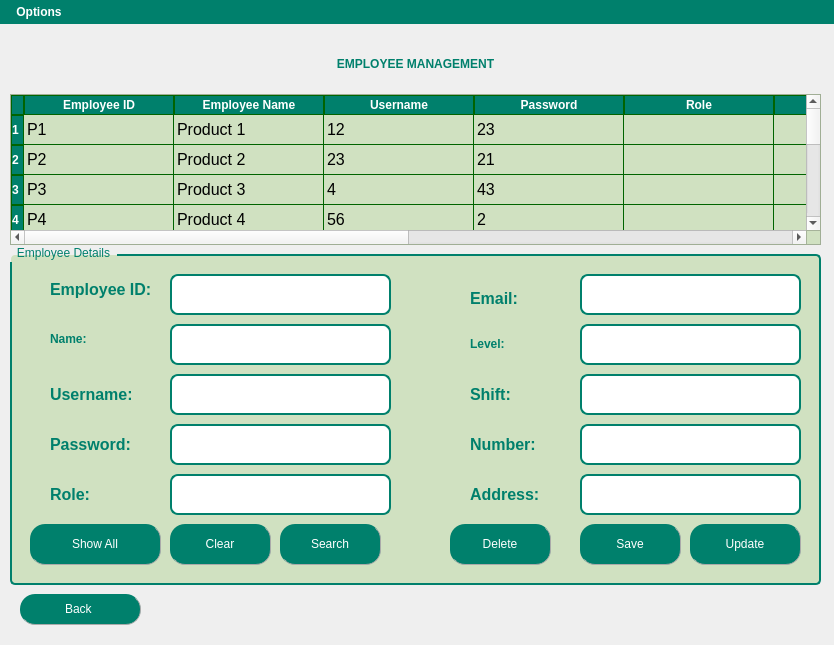
<?xml version="1.0" encoding="UTF-8"?>
<ui version="4.0">
 <class>MainWindow</class>
 <widget class="QMainWindow" name="MainWindow">
  <property name="geometry">
   <rect>
    <x>0</x>
    <y>0</y>
    <width>834</width>
    <height>645</height>
   </rect>
  </property>
  <property name="windowTitle">
   <string>MainWindow</string>
  </property>
  <property name="styleSheet">
   <string notr="true">QMenuBar {
    background-color: #00806c;  /* Màu nền */
    color: White;  /* Màu chữ */
	font-weight: bold;
}

QMenuBar::item {
    background-color: transparent;
    padding: 5px 10px;
}

QMenuBar::item:selected { 
    background-color: #86ad6f;  /* Màu khi hover */
}
QTableWidget {
    background-color: #d2e3c3; /* Màu nền */
 	   gridline-color: #006400; /* Màu đường kẻ */
    font-size: 12pt;
    font-family: &quot;Times New Roman&quot;;
}
QHeaderView::section {
    background-color: #00806c; /* Màu nền tiêu đề bảng */
    color: White;
    font-weight: bold;
    border: 1px solid #006400;
}
QTableCornerButton::section {
    background-color: #00806c; /* Cùng màu với tiêu đề */
    border: 1px solid #006400;
}

</string>
  </property>
  <widget class="QWidget" name="centralwidget">
   <widget class="QLabel" name="label">
    <property name="geometry">
     <rect>
      <x>0</x>
      <y>0</y>
      <width>821</width>
      <height>531</height>
     </rect>
    </property>
    <property name="text">
     <string/>
    </property>
    <property name="pixmap">
     <pixmap>../images/FARMERS'(3).png</pixmap>
    </property>
    <property name="scaledContents">
     <bool>true</bool>
    </property>
    <property name="alignment">
     <set>Qt::AlignCenter</set>
    </property>
    <property name="wordWrap">
     <bool>false</bool>
    </property>
   </widget>
   <widget class="QGroupBox" name="groupBox_2">
    <property name="geometry">
     <rect>
      <x>10</x>
      <y>220</y>
      <width>811</width>
      <height>341</height>
     </rect>
    </property>
    <property name="styleSheet">
     <string notr="true">QGroupBox {
    border: 2px solid #00806c; /* Viền xanh đậm */
    border-radius: 5px; /* Bo góc nhẹ */
    margin-top: 10px; /* Đẩy tiêu đề lên trên viền */
    font: bold 14pt &quot;Tahoma&quot;; /* Chữ in đậm */
    color: #00806c; /* Màu chữ xanh ngọc */
	background-color: rgb(208, 225, 193);
}

QGroupBox::title {
    subcontrol-origin: margin;
    subcontrol-position: top left; /* Tiêu đề nằm góc trái */
    padding: 2px 5px;
    border-radius: 3px;
}
QLabel {
	font: bold 10pt &quot;Tahoma&quot;;        /* Cỡ chữ */
    color: #00806c;             /* Màu chữ */
    font-weight: bold;      /* Chữ đậm */
}
QLineEdit {
    font-size: 16px;        /* Cỡ chữ */
}</string>
    </property>
    <property name="title">
     <string>Employee Details</string>
    </property>
    <widget class="QPushButton" name="pushButtonSave">
     <property name="geometry">
      <rect>
       <x>570</x>
       <y>280</y>
       <width>101</width>
       <height>41</height>
      </rect>
     </property>
     <property name="styleSheet">
      <string notr="true">QPushButton{
        border-radius: 15px;
		border-right: 1px solid #aaaaaa;
		border-bottom: 1px solid #aaaaaa;
		font: bold 12pt &quot;Tahoma&quot;; /* Chữ in đậm */

}

QPushButton:enabled {
		background-color: #00806c;
		color: White;
}

QPushButton:pressed {
		background-color: #dfc456;
		color: #fffffe;
}


QPushButton:hover:!pressed {
		background-color: #86ad6f;
		color: #0c2f70;
}

QPushButton:disabled {
		background-color: #aaaaaa;
		color: #ffffff;
}
</string>
     </property>
     <property name="text">
      <string>Save</string>
     </property>
     <property name="icon">
      <iconset>
       <normaloff>../../images/save (2).png</normaloff>../../images/save (2).png</iconset>
     </property>
     <property name="iconSize">
      <size>
       <width>25</width>
       <height>25</height>
      </size>
     </property>
    </widget>
    <widget class="QPushButton" name="pushButtonRemove">
     <property name="geometry">
      <rect>
       <x>440</x>
       <y>280</y>
       <width>101</width>
       <height>41</height>
      </rect>
     </property>
     <property name="styleSheet">
      <string notr="true">QPushButton{
        border-radius: 15px;
		border-right: 1px solid #aaaaaa;
		border-bottom: 1px solid #aaaaaa;
		font: bold 12pt &quot;Tahoma&quot;; /* Chữ in đậm */

}

QPushButton:enabled {
		background-color: #00806c;
		color: White;
}

QPushButton:pressed {
		background-color: #dfc456;
		color: #fffffe;
}


QPushButton:hover:!pressed {
		background-color: #86ad6f;
		color: #0c2f70;
}

QPushButton:disabled {
		background-color: #aaaaaa;
		color: #ffffff;
}
</string>
     </property>
     <property name="text">
      <string>Delete</string>
     </property>
     <property name="icon">
      <iconset>
       <normaloff>../../images/delete.png</normaloff>../../images/delete.png</iconset>
     </property>
     <property name="iconSize">
      <size>
       <width>25</width>
       <height>25</height>
      </size>
     </property>
    </widget>
    <widget class="QPushButton" name="pushButtonClear">
     <property name="geometry">
      <rect>
       <x>160</x>
       <y>280</y>
       <width>101</width>
       <height>41</height>
      </rect>
     </property>
     <property name="styleSheet">
      <string notr="true">QPushButton{
        border-radius: 15px;
		border-right: 1px solid #aaaaaa;
		border-bottom: 1px solid #aaaaaa;
		font: bold 12pt &quot;Tahoma&quot;; /* Chữ in đậm */

}

QPushButton:enabled {
		background-color: #00806c;
		color: White;
}

QPushButton:pressed {
		background-color: #dfc456;
		color: #fffffe;
}


QPushButton:hover:!pressed {
		background-color: #86ad6f;
		color: #0c2f70;
}

QPushButton:disabled {
		background-color: #aaaaaa;
		color: #ffffff;
}
</string>
     </property>
     <property name="text">
      <string>Clear</string>
     </property>
     <property name="icon">
      <iconset>
       <normaloff>../../images/clear.png</normaloff>../../images/clear.png</iconset>
     </property>
     <property name="iconSize">
      <size>
       <width>25</width>
       <height>25</height>
      </size>
     </property>
    </widget>
    <widget class="QPushButton" name="pushButtonSearch">
     <property name="geometry">
      <rect>
       <x>270</x>
       <y>280</y>
       <width>101</width>
       <height>41</height>
      </rect>
     </property>
     <property name="styleSheet">
      <string notr="true">QPushButton{
        border-radius: 15px;
		border-right: 1px solid #aaaaaa;
		border-bottom: 1px solid #aaaaaa;
		font: bold 12pt &quot;Tahoma&quot;; /* Chữ in đậm */

}

QPushButton:enabled {
		background-color: #00806c;
		color: White;
}

QPushButton:pressed {
		background-color: #dfc456;
		color: #fffffe;
}


QPushButton:hover:!pressed {
		background-color: #86ad6f;
		color: #0c2f70;
}

QPushButton:disabled {
		background-color: #aaaaaa;
		color: #ffffff;
}
</string>
     </property>
     <property name="text">
      <string>Search</string>
     </property>
     <property name="icon">
      <iconset>
       <normaloff>../../images/search.webp</normaloff>../../images/search.webp</iconset>
     </property>
     <property name="iconSize">
      <size>
       <width>25</width>
       <height>25</height>
      </size>
     </property>
    </widget>
    <widget class="QLineEdit" name="lineEditAddress">
     <property name="geometry">
      <rect>
       <x>570</x>
       <y>230</y>
       <width>221</width>
       <height>41</height>
      </rect>
     </property>
     <property name="styleSheet">
      <string notr="true">
QLineEdit {
    background-color: white;
    border: 2px solid #00806c;
    border-radius: 8px;
    padding: 5px;
    font: 12pt &quot;Tahoma&quot;;
}</string>
     </property>
    </widget>
    <widget class="QLineEdit" name="lineEditShift">
     <property name="geometry">
      <rect>
       <x>570</x>
       <y>130</y>
       <width>221</width>
       <height>41</height>
      </rect>
     </property>
     <property name="styleSheet">
      <string notr="true">
QLineEdit {
    background-color: white;
    border: 2px solid #00806c;
    border-radius: 8px;
    padding: 5px;
    font: 12pt &quot;Tahoma&quot;;
}</string>
     </property>
    </widget>
    <widget class="QLineEdit" name="lineEditLevel">
     <property name="geometry">
      <rect>
       <x>570</x>
       <y>80</y>
       <width>221</width>
       <height>41</height>
      </rect>
     </property>
     <property name="styleSheet">
      <string notr="true">
QLineEdit {
    background-color: white;
    border: 2px solid #00806c;
    border-radius: 8px;
    padding: 5px;
    font: 12pt &quot;Tahoma&quot;;
}</string>
     </property>
    </widget>
    <widget class="QLineEdit" name="lineEditEmail">
     <property name="geometry">
      <rect>
       <x>570</x>
       <y>30</y>
       <width>221</width>
       <height>41</height>
      </rect>
     </property>
     <property name="styleSheet">
      <string notr="true">
QLineEdit {
    background-color: white;
    border: 2px solid #00806c;
    border-radius: 8px;
    padding: 5px;
    font: 12pt &quot;Tahoma&quot;;
}</string>
     </property>
    </widget>
    <widget class="QLineEdit" name="lineEditNumber">
     <property name="geometry">
      <rect>
       <x>570</x>
       <y>180</y>
       <width>221</width>
       <height>41</height>
      </rect>
     </property>
     <property name="styleSheet">
      <string notr="true">
QLineEdit {
    background-color: white;
    border: 2px solid #00806c;
    border-radius: 8px;
    padding: 5px;
    font: 12pt &quot;Tahoma&quot;;
}</string>
     </property>
    </widget>
    <widget class="QLabel" name="label_9">
     <property name="geometry">
      <rect>
       <x>460</x>
       <y>130</y>
       <width>81</width>
       <height>41</height>
      </rect>
     </property>
     <property name="styleSheet">
      <string notr="true">font: 11pt &quot;Tahoma&quot;;</string>
     </property>
     <property name="text">
      <string>&lt;html&gt;&lt;head/&gt;&lt;body&gt;&lt;p&gt;&lt;span style=&quot; font-size:12pt; font-weight:600; color:#00806c;&quot;&gt;Shift:&lt;/span&gt;&lt;/p&gt;&lt;/body&gt;&lt;/html&gt;</string>
     </property>
     <property name="scaledContents">
      <bool>false</bool>
     </property>
     <property name="alignment">
      <set>Qt::AlignLeading|Qt::AlignLeft|Qt::AlignVCenter</set>
     </property>
    </widget>
    <widget class="QLabel" name="label_10">
     <property name="geometry">
      <rect>
       <x>460</x>
       <y>180</y>
       <width>91</width>
       <height>41</height>
      </rect>
     </property>
     <property name="styleSheet">
      <string notr="true">font: 11pt &quot;Tahoma&quot;;</string>
     </property>
     <property name="text">
      <string>&lt;html&gt;&lt;head/&gt;&lt;body&gt;&lt;p&gt;&lt;span style=&quot; font-size:12pt; font-weight:600; color:#00806c;&quot;&gt;Number:&lt;/span&gt;&lt;/p&gt;&lt;/body&gt;&lt;/html&gt;</string>
     </property>
     <property name="scaledContents">
      <bool>false</bool>
     </property>
     <property name="alignment">
      <set>Qt::AlignLeading|Qt::AlignLeft|Qt::AlignVCenter</set>
     </property>
    </widget>
    <widget class="QLabel" name="label_12">
     <property name="geometry">
      <rect>
       <x>460</x>
       <y>39</y>
       <width>91</width>
       <height>31</height>
      </rect>
     </property>
     <property name="styleSheet">
      <string notr="true">font: 11pt &quot;Tahoma&quot;;</string>
     </property>
     <property name="text">
      <string>&lt;html&gt;&lt;head/&gt;&lt;body&gt;&lt;p&gt;&lt;span style=&quot; font-size:12pt; font-weight:600; color:#00806c;&quot;&gt;Email:&lt;/span&gt;&lt;/p&gt;&lt;/body&gt;&lt;/html&gt;</string>
     </property>
     <property name="alignment">
      <set>Qt::AlignLeading|Qt::AlignLeft|Qt::AlignVCenter</set>
     </property>
    </widget>
    <widget class="QLabel" name="label_13">
     <property name="geometry">
      <rect>
       <x>460</x>
       <y>90</y>
       <width>71</width>
       <height>21</height>
      </rect>
     </property>
     <property name="styleSheet">
      <string notr="true">font: 12pt &quot;Tahoma&quot;;</string>
     </property>
     <property name="text">
      <string>&lt;html&gt;&lt;head/&gt;&lt;body&gt;&lt;p&gt;&lt;span style=&quot; font-weight:600; color:#00806c;&quot;&gt;Level:&lt;/span&gt;&lt;/p&gt;&lt;/body&gt;&lt;/html&gt;</string>
     </property>
     <property name="alignment">
      <set>Qt::AlignLeading|Qt::AlignLeft|Qt::AlignVCenter</set>
     </property>
    </widget>
    <widget class="QLabel" name="label_14">
     <property name="geometry">
      <rect>
       <x>460</x>
       <y>230</y>
       <width>91</width>
       <height>41</height>
      </rect>
     </property>
     <property name="styleSheet">
      <string notr="true">font: 11pt &quot;Tahoma&quot;;</string>
     </property>
     <property name="text">
      <string>&lt;html&gt;&lt;head/&gt;&lt;body&gt;&lt;p&gt;&lt;span style=&quot; font-size:12pt; font-weight:600; color:#00806c;&quot;&gt;Address:&lt;/span&gt;&lt;/p&gt;&lt;/body&gt;&lt;/html&gt;</string>
     </property>
     <property name="scaledContents">
      <bool>false</bool>
     </property>
     <property name="alignment">
      <set>Qt::AlignLeading|Qt::AlignLeft|Qt::AlignVCenter</set>
     </property>
    </widget>
    <widget class="QPushButton" name="pushButtonUpdate">
     <property name="geometry">
      <rect>
       <x>680</x>
       <y>280</y>
       <width>111</width>
       <height>41</height>
      </rect>
     </property>
     <property name="styleSheet">
      <string notr="true">QPushButton{
        border-radius: 15px;
		border-right: 1px solid #aaaaaa;
		border-bottom: 1px solid #aaaaaa;
		font: bold 12pt &quot;Tahoma&quot;; /* Chữ in đậm */

}

QPushButton:enabled {
		background-color: #00806c;
		color: White;
}

QPushButton:pressed {
		background-color: #dfc456;
		color: #fffffe;
}


QPushButton:hover:!pressed {
		background-color: #86ad6f;
		color: #0c2f70;
}

QPushButton:disabled {
		background-color: #aaaaaa;
		color: #ffffff;
}
</string>
     </property>
     <property name="text">
      <string>Update</string>
     </property>
     <property name="icon">
      <iconset>
       <normaloff>../../images/images_employee/1564533_arrow_refrech_reload_update_icon.png</normaloff>../../images/images_employee/1564533_arrow_refrech_reload_update_icon.png</iconset>
     </property>
     <property name="iconSize">
      <size>
       <width>25</width>
       <height>25</height>
      </size>
     </property>
    </widget>
    <widget class="QPushButton" name="pushButtonShowAll">
     <property name="geometry">
      <rect>
       <x>20</x>
       <y>280</y>
       <width>131</width>
       <height>41</height>
      </rect>
     </property>
     <property name="styleSheet">
      <string notr="true">QPushButton{
        border-radius: 15px;
		border-right: 1px solid #aaaaaa;
		border-bottom: 1px solid #aaaaaa;
		font: bold 12pt &quot;Tahoma&quot;; /* Chữ in đậm */

}

QPushButton:enabled {
		background-color: #00806c;
		color: White;
}

QPushButton:pressed {
		background-color: #dfc456;
		color: #fffffe;
}


QPushButton:hover:!pressed {
		background-color: #86ad6f;
		color: #0c2f70;
}

QPushButton:disabled {
		background-color: #aaaaaa;
		color: #ffffff;
}
</string>
     </property>
     <property name="text">
      <string>Show All</string>
     </property>
     <property name="icon">
      <iconset>
       <normaloff>../../images/showall.webp</normaloff>../../images/showall.webp</iconset>
     </property>
     <property name="iconSize">
      <size>
       <width>25</width>
       <height>25</height>
      </size>
     </property>
    </widget>
    <widget class="QLabel" name="label_18">
     <property name="geometry">
      <rect>
       <x>40</x>
       <y>230</y>
       <width>91</width>
       <height>41</height>
      </rect>
     </property>
     <property name="styleSheet">
      <string notr="true">font: 11pt &quot;Tahoma&quot;;</string>
     </property>
     <property name="text">
      <string>&lt;html&gt;&lt;head/&gt;&lt;body&gt;&lt;p&gt;&lt;span style=&quot; font-size:12pt; font-weight:600; color:#00806c;&quot;&gt;Role:&lt;/span&gt;&lt;/p&gt;&lt;/body&gt;&lt;/html&gt;</string>
     </property>
     <property name="scaledContents">
      <bool>false</bool>
     </property>
     <property name="alignment">
      <set>Qt::AlignLeading|Qt::AlignLeft|Qt::AlignVCenter</set>
     </property>
    </widget>
    <widget class="QLineEdit" name="lineEditUserRole">
     <property name="geometry">
      <rect>
       <x>160</x>
       <y>230</y>
       <width>221</width>
       <height>41</height>
      </rect>
     </property>
     <property name="styleSheet">
      <string notr="true">
QLineEdit {
    background-color: white;
    border: 2px solid #00806c;
    border-radius: 8px;
    padding: 5px;
    font: 12pt &quot;Tahoma&quot;;
}</string>
     </property>
    </widget>
    <widget class="QLineEdit" name="lineEditId">
     <property name="geometry">
      <rect>
       <x>160</x>
       <y>30</y>
       <width>221</width>
       <height>41</height>
      </rect>
     </property>
     <property name="styleSheet">
      <string notr="true">
QLineEdit {
    background-color: white;
    border: 2px solid #00806c;
    border-radius: 8px;
    padding: 5px;
    font: 12pt &quot;Tahoma&quot;;
}</string>
     </property>
    </widget>
    <widget class="QLabel" name="label_15">
     <property name="geometry">
      <rect>
       <x>40</x>
       <y>70</y>
       <width>131</width>
       <height>51</height>
      </rect>
     </property>
     <property name="styleSheet">
      <string notr="true">font: 12pt &quot;Tahoma&quot;;</string>
     </property>
     <property name="text">
      <string>&lt;html&gt;&lt;head/&gt;&lt;body&gt;&lt;p&gt;&lt;span style=&quot; font-weight:600; color:#00806c;&quot;&gt; Name:&lt;/span&gt;&lt;/p&gt;&lt;/body&gt;&lt;/html&gt;</string>
     </property>
     <property name="alignment">
      <set>Qt::AlignLeading|Qt::AlignLeft|Qt::AlignVCenter</set>
     </property>
    </widget>
    <widget class="QLabel" name="label_11">
     <property name="geometry">
      <rect>
       <x>40</x>
       <y>130</y>
       <width>81</width>
       <height>41</height>
      </rect>
     </property>
     <property name="styleSheet">
      <string notr="true">font: 11pt &quot;Tahoma&quot;;</string>
     </property>
     <property name="text">
      <string>&lt;html&gt;&lt;head/&gt;&lt;body&gt;&lt;p&gt;&lt;span style=&quot; font-size:12pt; font-weight:600; color:#00806c;&quot;&gt;Username:&lt;/span&gt;&lt;/p&gt;&lt;/body&gt;&lt;/html&gt;</string>
     </property>
     <property name="scaledContents">
      <bool>false</bool>
     </property>
     <property name="alignment">
      <set>Qt::AlignLeading|Qt::AlignLeft|Qt::AlignVCenter</set>
     </property>
    </widget>
    <widget class="QLineEdit" name="lineEditUserName">
     <property name="geometry">
      <rect>
       <x>160</x>
       <y>130</y>
       <width>221</width>
       <height>41</height>
      </rect>
     </property>
     <property name="styleSheet">
      <string notr="true">
QLineEdit {
    background-color: white;
    border: 2px solid #00806c;
    border-radius: 8px;
    padding: 5px;
    font: 12pt &quot;Tahoma&quot;;
}</string>
     </property>
    </widget>
    <widget class="QLineEdit" name="lineEditUserPassword">
     <property name="geometry">
      <rect>
       <x>160</x>
       <y>180</y>
       <width>221</width>
       <height>41</height>
      </rect>
     </property>
     <property name="styleSheet">
      <string notr="true">
QLineEdit {
    background-color: white;
    border: 2px solid #00806c;
    border-radius: 8px;
    padding: 5px;
    font: 12pt &quot;Tahoma&quot;;
}</string>
     </property>
    </widget>
    <widget class="QLabel" name="label_16">
     <property name="geometry">
      <rect>
       <x>40</x>
       <y>30</y>
       <width>111</width>
       <height>31</height>
      </rect>
     </property>
     <property name="styleSheet">
      <string notr="true">font: 11pt &quot;Tahoma&quot;;</string>
     </property>
     <property name="text">
      <string>&lt;html&gt;&lt;head/&gt;&lt;body&gt;&lt;p&gt;&lt;span style=&quot; font-size:12pt; font-weight:600; color:#00806c;&quot;&gt;Employee ID:&lt;/span&gt;&lt;/p&gt;&lt;/body&gt;&lt;/html&gt;</string>
     </property>
     <property name="alignment">
      <set>Qt::AlignLeading|Qt::AlignLeft|Qt::AlignVCenter</set>
     </property>
    </widget>
    <widget class="QLineEdit" name="lineEditName">
     <property name="geometry">
      <rect>
       <x>160</x>
       <y>80</y>
       <width>221</width>
       <height>41</height>
      </rect>
     </property>
     <property name="styleSheet">
      <string notr="true">
QLineEdit {
    background-color: white;
    border: 2px solid #00806c;
    border-radius: 8px;
    padding: 5px;
    font: 12pt &quot;Tahoma&quot;;
}</string>
     </property>
    </widget>
    <widget class="QLabel" name="label_17">
     <property name="geometry">
      <rect>
       <x>40</x>
       <y>180</y>
       <width>91</width>
       <height>41</height>
      </rect>
     </property>
     <property name="styleSheet">
      <string notr="true">font: 11pt &quot;Tahoma&quot;;</string>
     </property>
     <property name="text">
      <string>&lt;html&gt;&lt;head/&gt;&lt;body&gt;&lt;p&gt;&lt;span style=&quot; font-size:12pt; font-weight:600; color:#00806c;&quot;&gt;Password:&lt;/span&gt;&lt;/p&gt;&lt;/body&gt;&lt;/html&gt;</string>
     </property>
     <property name="scaledContents">
      <bool>false</bool>
     </property>
     <property name="alignment">
      <set>Qt::AlignLeading|Qt::AlignLeft|Qt::AlignVCenter</set>
     </property>
    </widget>
   </widget>
   <widget class="QTableWidget" name="tableWidgetProduct">
    <property name="geometry">
     <rect>
      <x>10</x>
      <y>70</y>
      <width>811</width>
      <height>151</height>
     </rect>
    </property>
    <property name="maximumSize">
     <size>
      <width>16777215</width>
      <height>500</height>
     </size>
    </property>
    <property name="styleSheet">
     <string notr="true">font: 11pt &quot;Tahoma&quot;;
background-color: rgb(208, 225, 193);</string>
    </property>
    <attribute name="horizontalHeaderDefaultSectionSize">
     <number>150</number>
    </attribute>
    <attribute name="verticalHeaderDefaultSectionSize">
     <number>30</number>
    </attribute>
    <row>
     <property name="text">
      <string>1</string>
     </property>
    </row>
    <row>
     <property name="text">
      <string>2</string>
     </property>
    </row>
    <row>
     <property name="text">
      <string>3</string>
     </property>
    </row>
    <row>
     <property name="text">
      <string>4</string>
     </property>
    </row>
    <row>
     <property name="text">
      <string>5</string>
     </property>
    </row>
    <row>
     <property name="text">
      <string>6</string>
     </property>
    </row>
    <row>
     <property name="text">
      <string>7</string>
     </property>
    </row>
    <row>
     <property name="text">
      <string>8</string>
     </property>
    </row>
    <row>
     <property name="text">
      <string>9</string>
     </property>
    </row>
    <column>
     <property name="text">
      <string>Employee ID</string>
     </property>
    </column>
    <column>
     <property name="text">
      <string>Employee Name</string>
     </property>
    </column>
    <column>
     <property name="text">
      <string>Username</string>
     </property>
    </column>
    <column>
     <property name="text">
      <string>Password</string>
     </property>
    </column>
    <column>
     <property name="text">
      <string>Role</string>
     </property>
    </column>
    <column>
     <property name="text">
      <string>Email</string>
     </property>
    </column>
    <column>
     <property name="text">
      <string>Level</string>
     </property>
    </column>
    <column>
     <property name="text">
      <string>Shift</string>
     </property>
    </column>
    <column>
     <property name="text">
      <string>Number</string>
     </property>
    </column>
    <column>
     <property name="text">
      <string>Address</string>
     </property>
    </column>
    <item row="0" column="0">
     <property name="text">
      <string>P1</string>
     </property>
    </item>
    <item row="0" column="1">
     <property name="text">
      <string>Product 1</string>
     </property>
    </item>
    <item row="0" column="2">
     <property name="text">
      <string>12</string>
     </property>
    </item>
    <item row="0" column="3">
     <property name="text">
      <string>23</string>
     </property>
    </item>
    <item row="1" column="0">
     <property name="text">
      <string>P2</string>
     </property>
    </item>
    <item row="1" column="1">
     <property name="text">
      <string>Product 2</string>
     </property>
    </item>
    <item row="1" column="2">
     <property name="text">
      <string>23</string>
     </property>
    </item>
    <item row="1" column="3">
     <property name="text">
      <string>21</string>
     </property>
    </item>
    <item row="2" column="0">
     <property name="text">
      <string>P3</string>
     </property>
    </item>
    <item row="2" column="1">
     <property name="text">
      <string>Product 3</string>
     </property>
    </item>
    <item row="2" column="2">
     <property name="text">
      <string>4</string>
     </property>
    </item>
    <item row="2" column="3">
     <property name="text">
      <string>43</string>
     </property>
    </item>
    <item row="3" column="0">
     <property name="text">
      <string>P4</string>
     </property>
    </item>
    <item row="3" column="1">
     <property name="text">
      <string>Product 4</string>
     </property>
    </item>
    <item row="3" column="2">
     <property name="text">
      <string>56</string>
     </property>
    </item>
    <item row="3" column="3">
     <property name="text">
      <string>2</string>
     </property>
    </item>
    <item row="4" column="0">
     <property name="text">
      <string>P5</string>
     </property>
    </item>
    <item row="4" column="1">
     <property name="text">
      <string>Product 5</string>
     </property>
    </item>
    <item row="4" column="2">
     <property name="text">
      <string>32</string>
     </property>
    </item>
    <item row="4" column="3">
     <property name="text">
      <string>56</string>
     </property>
    </item>
   </widget>
   <widget class="QLabel" name="label_5">
    <property name="geometry">
     <rect>
      <x>10</x>
      <y>20</y>
      <width>811</width>
      <height>41</height>
     </rect>
    </property>
    <property name="styleSheet">
     <string notr="true">font: 24pt &quot;Tahoma&quot;;
color: rgb(26, 140, 118);</string>
    </property>
    <property name="text">
     <string>&lt;html&gt;&lt;head/&gt;&lt;body&gt;&lt;p align=&quot;center&quot;&gt;&lt;span style=&quot; font-weight:600; color:#00806c;&quot;&gt;EMPLOYEE MANAGEMENT&lt;/span&gt;&lt;/p&gt;&lt;/body&gt;&lt;/html&gt;</string>
    </property>
   </widget>
   <widget class="QPushButton" name="pushButtonBack">
    <property name="geometry">
     <rect>
      <x>20</x>
      <y>570</y>
      <width>121</width>
      <height>31</height>
     </rect>
    </property>
    <property name="styleSheet">
     <string notr="true">QPushButton{
        border-radius: 15px;
		border-right: 1px solid #aaaaaa;
		border-bottom: 1px solid #aaaaaa;
		font: bold 12pt &quot;Tahoma&quot;; /* Chữ in đậm */

}

QPushButton:enabled {
		background-color: #00806c;
		color: White;
}

QPushButton:pressed {
		background-color: #dfc456;
		color: #fffffe;
}


QPushButton:hover:!pressed {
		background-color: #86ad6f;
		color: #0c2f70;
}

QPushButton:disabled {
		background-color: #aaaaaa;
		color: #ffffff;
}
</string>
    </property>
    <property name="text">
     <string>Back </string>
    </property>
    <property name="icon">
     <iconset>
      <normaloff>../../images/back.png</normaloff>../../images/back.png</iconset>
    </property>
    <property name="iconSize">
     <size>
      <width>25</width>
      <height>25</height>
     </size>
    </property>
   </widget>
   <widget class="QLabel" name="labelBackground">
    <property name="geometry">
     <rect>
      <x>-10</x>
      <y>0</y>
      <width>851</width>
      <height>611</height>
     </rect>
    </property>
    <property name="text">
     <string/>
    </property>
    <property name="pixmap">
     <pixmap>../../images/employeebackground.gif</pixmap>
    </property>
    <property name="scaledContents">
     <bool>true</bool>
    </property>
   </widget>
   <zorder>labelBackground</zorder>
   <zorder>label</zorder>
   <zorder>groupBox_2</zorder>
   <zorder>tableWidgetProduct</zorder>
   <zorder>label_5</zorder>
   <zorder>pushButtonBack</zorder>
  </widget>
  <widget class="QMenuBar" name="menuBar">
   <property name="geometry">
    <rect>
     <x>0</x>
     <y>0</y>
     <width>834</width>
     <height>31</height>
    </rect>
   </property>
   <widget class="QMenu" name="menuOptions">
    <property name="title">
     <string>Options</string>
    </property>
    <addaction name="actionImport"/>
    <addaction name="actionExxport"/>
    <addaction name="actionHelp"/>
   </widget>
   <addaction name="menuOptions"/>
  </widget>
  <action name="actionImport">
   <property name="icon">
    <iconset>
     <normaloff>../images/2931171_download_import_save_down_storage_icon.png</normaloff>../images/2931171_download_import_save_down_storage_icon.png</iconset>
   </property>
   <property name="text">
    <string>Import</string>
   </property>
  </action>
  <action name="actionExxport">
   <property name="icon">
    <iconset>
     <normaloff>../images/2931143_export_share_upload_up_icon.png</normaloff>../images/2931143_export_share_upload_up_icon.png</iconset>
   </property>
   <property name="text">
    <string>Export</string>
   </property>
  </action>
  <action name="actionHelp">
   <property name="icon">
    <iconset>
     <normaloff>../images/211757_help_icon.png</normaloff>../images/211757_help_icon.png</iconset>
   </property>
   <property name="text">
    <string>Help</string>
   </property>
  </action>
 </widget>
 <resources/>
 <connections/>
</ui>
